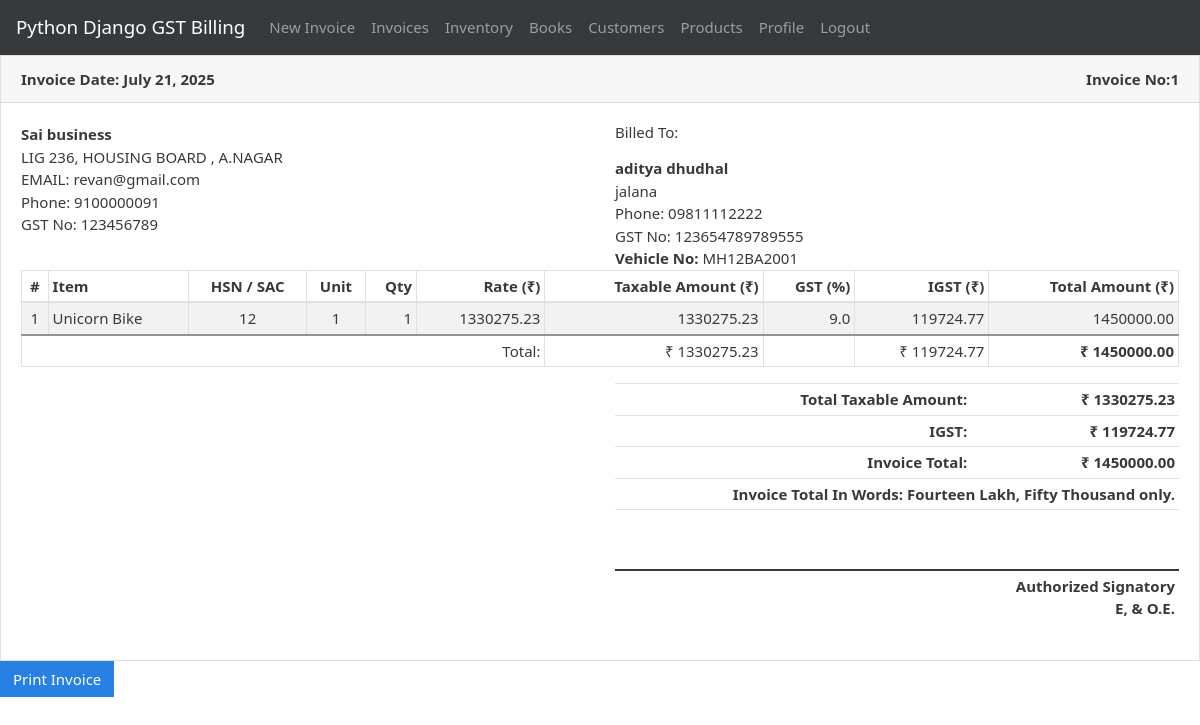
The page /invoice/4 (signed in) on the database its author committed.
### gstbillingapp/models.py (models this page shows, shortened)
class Invoice(models.Model):
    user = models.ForeignKey(User, null=True, blank=True, on_delete=models.SET_NULL)
    invoice_number = models.IntegerField()
    invoice_date = models.DateField()
    invoice_customer = models.ForeignKey(
        'Customer',
        on_delete=models.SET_NULL,
        null=True
    )
    invoice_json = models.TextField()
    inventory_reflected = models.BooleanField(default=True)
    books_reflected = models.BooleanField(default=True)

class UserProfile(models.Model):
    user = models.OneToOneField(User, on_delete=models.CASCADE)
    business_title = models.CharField(max_length=100, blank=True, null=True)
    business_address = models.TextField(max_length=400, blank=True, null=True)
    business_email = models.EmailField(blank=True, null=True)
    business_phone = models.CharField(max_length=20, blank=True, null=True)
    business_gst = models.CharField(max_length=15, blank=True, null=True)

### gstbillingapp/views.py (the view)
# urls.py: path('invoice/<int:invoice_id>', views.invoice_viewer, name='invoice_viewer'),
@login_required
def invoice_viewer(request, invoice_id):
    invoice_obj = get_object_or_404(Invoice, user=request.user, id=invoice_id)
    user_profile = get_object_or_404(UserProfile, user=request.user)
    context = {}
    context['invoice'] = invoice_obj
    context['invoice_data'] = json.loads(invoice_obj.invoice_json)
    print(context['invoice_data'])
    context['currency'] = "₹"
    context['total_in_words'] = num2words.num2words(int(context['invoice_data']['invoice_total_amt_with_gst']), lang='en_IN').title()
    context['user_profile'] = user_profile
    return render(request, 'gstbillingapp/invoice_printer.html', context)

### gstbillingapp/templates/gstbillingapp/invoice_printer.html (shortened to what this page needs)
{% extends "gstbillingapp/print_base.html" %}
{% block content %}
	<div class="card">
		<div class="card-header">
			<div class="row">
			<div class="col-sm-6 col-6"><strong>Invoice Date: {{invoice.invoice_date}}</strong></div>
			<div class="col-sm-6 text-right col-6"><strong>Invoice No:{{invoice.invoice_number}}</strong></div>
			</div>
		</div>
		<div class="card-body">
			<div class="row">
				<div class="col-sm-6 col-md-6 col-lg-6 col-6">
					<div>
						<strong>{{user_profile.business_title}}</strong>
					</div>
						<div id="invoice_profile_data">{{user_profile.business_address}}</div>
					{% if user_profile.business_email %}
						<div>EMAIL: {{user_profile.business_email}}</div>
					{% endif %}
					{% if user_profile.business_phone %}
						<div>Phone: {{user_profile.business_phone}}</div>
					{% endif %}
					{% if user_profile.business_gst %}
						<div>GST No: {{user_profile.business_gst}}</div>
					{% endif %}
				</div>
				<div class="col-sm-6 col-md-6 col-lg-6 col-6">
					<h6 class="mb-3">Billed To:</h6>
					<div>
						<strong>{{ invoice_data.customer_name }}</strong>
					</div>
					<div>{{ invoice_data.customer_address }}</div>
					<div>Phone: {{ invoice_data.customer_phone }}</div>
					<div>GST No: {{ invoice_data.customer_gst }}</div>
					{% if invoice_data.vehicle_number %}
					<div><strong>Vehicle No:</strong> {{ invoice_data.vehicle_number }}</div>
					{% endif %}
				</div>
			</div>
			<div class="table-responsive-sm">
				<table class="table table-striped table-invoice">
					<thead>
						<tr>
							<th class="text-center">#</th>
							<th class="text-left">Item</th>
							<th class="text-center">HSN / SAC</th>
							<th class="text-center">Unit</th>
							<th class="text-right">Qty</th>
							<th class="text-right">Rate ({{ currency }})</th>
							<th class="text-right">Taxable Amount ({{ currency }})</th>
							<th class="text-right">GST (%)</th>
							{% if invoice_data.igstcheck %}
								<th class="text-right">IGST ({{ currency }})</th>
							{% else %}
								<th class="text-right">CGST ({{ currency }})</th>
								<th class="text-right">SGST ({{ currency }})</th>
							{% endif %}
							<th class="text-right">Total Amount ({{ currency }})</th>
						</tr>
					</thead>
					<tbody>
						{% for item in invoice_data.items %}
						<tr>
							<td class="text-center">{{ forloop.counter }}</td>
							<td class="text-left strong">{{ item.invoice_product }}</td>
							<td class="text-center">{{ item.invoice_hsn }}</td>
							<td class="text-center">{{ item.invoice_unit }}</td>
							<td class="text-right">{{ item.invoice_qty }}</td>
							<td class="text-right">{{ item.invoice_rate_without_gst|floatformat:2 }}</td>
							<td class="text-right">{{ item.invoice_amt_without_gst|floatformat:2 }}</td>
							<td class="text-right">{{ item.invoice_gst_percentage }}</td>
							{% if invoice_data.igstcheck %}
								<td class="text-right">{{ item.invoice_amt_igst|floatformat:2 }}</td>
							{% else %}
								<td class="text-right">{{ item.invoice_amt_cgst|floatformat:2 }}</td>
								<td class="text-right">{{ item.invoice_amt_sgst|floatformat:2 }}</td>
							{% endif %}
							<td class="text-right">{{ item.invoice_amt_with_gst|floatformat:2 }}</td>
						</tr>
						{% endfor %}
						<tr id="table-invoice-total-row">
							{% if invoice_data.igstcheck %}
								<td class="text-right" colspan="6">Total: </td>
								<td class="text-right">{{ currency }} {{ invoice_data.invoice_total_amt_without_gst|floatformat:2 }}</td>
								<td class="text-right"></td>
								<td class="text-right">{{ currency }} {{invoice_data.invoice_total_amt_igst|floatformat:2 }}</td>
							{% endif %}
							<td class="text-right"><strong>{{ currency }} {{ invoice_data.invoice_total_amt_with_gst|floatformat:2 }}</strong></td>
						</tr>
					</tbody>
				</table>
			</div>
			<div class="row">
				<div class="col-sm-6 col-lg-6 col-md-6">
				</div>
				<div class="col-sm-6 col-lg-6 col-md-6">
					<table class="table text-right" id="invoice-grand-total-table">
						<tr>
							<td>Total Taxable Amount: </td>
							<td>{{ currency }} {{ invoice_data.invoice_total_amt_without_gst|floatformat:2 }}</td>
						</tr>
						{% if invoice_data.igstcheck %}
							<tr>
								<td>IGST: </td>
								<td>{{ currency }} {{ invoice_data.invoice_total_amt_igst|floatformat:2 }}</td>
							</tr>
						{% endif %}
						<tr>
							<td>Invoice Total: </td>
							<td>{{ currency }} {{invoice_data.invoice_total_amt_with_gst|floatformat:2 }}</td>
						</tr>
						<tr>
							<td colspan="2" class="text-middle">
								Invoice Total In Words: {{ total_in_words }} only.
							</td>
						</tr>
						<tr id="invoice-signature-row">
							<td colspan="2"></td>
						</tr>
						<tr id="invoice-signature-text-row">
							<td colspan="2">Authorized Signatory<br> E, & O.E.	</td>
						</tr>
					</table>
				</div>
			</div>
		</div>
	</div>
	<button onclick="window.print();" class="btn btn-primary d-print-none">Print Invoice</button>
{% endblock %}

### gstbillingapp/static/gstbillingapp/main.css (style rules this page uses)
.table-invoice td, .table-invoice th { border: solid #dee2e6 1px; }
.table-invoice td, .table-invoice th { padding: .25rem; }
#table-invoice-total-row { border-top: 2px solid #939393; background: white; }
#invoice-grand-total-table td { font-weight: bold; padding: .25rem; }
#invoice-signature-text-row { border-top: : 2px solid; }
#invoice-signature-row { border-bottom: 2px solid; height: 4em; }
#invoice_profile_data { white-space: pre-line; }

### rows shown on the page
Invoice: invoice_date "July 21, 2025", invoice_number "1"
UserProfile: business_title "Sai business", business_address "LIG 236, HOUSING BOARD , A.NAGAR", business_email "revan@gmail.com", business_phone "9100000091", business_gst "123456789"

### other values the page prints
{{ invoice_data.customer_name }} "aditya dhudhal"
{{ invoice_data.customer_address }} "jalana"
{{ invoice_data.customer_phone }} "09811112222"
{{ invoice_data.customer_gst }} "123654789789555"
{{ invoice_data.vehicle_number }} "MH12BA2001"
{{ currency }} "₹"
{{ item.invoice_product }} "Unicorn Bike"
{{ item.invoice_hsn }} "12"
{{ item.invoice_unit }} "1"
{{ item.invoice_qty }} "1"
{{ item.invoice_rate_without_gst|floatformat:2 }} "1330275.23"
{{ item.invoice_amt_without_gst|floatformat:2 }} "1330275.23"
{{ item.invoice_gst_percentage }} "9.0"
{{ item.invoice_amt_igst|floatformat:2 }} "119724.77"
{{ item.invoice_amt_with_gst|floatformat:2 }} "1450000.00"
